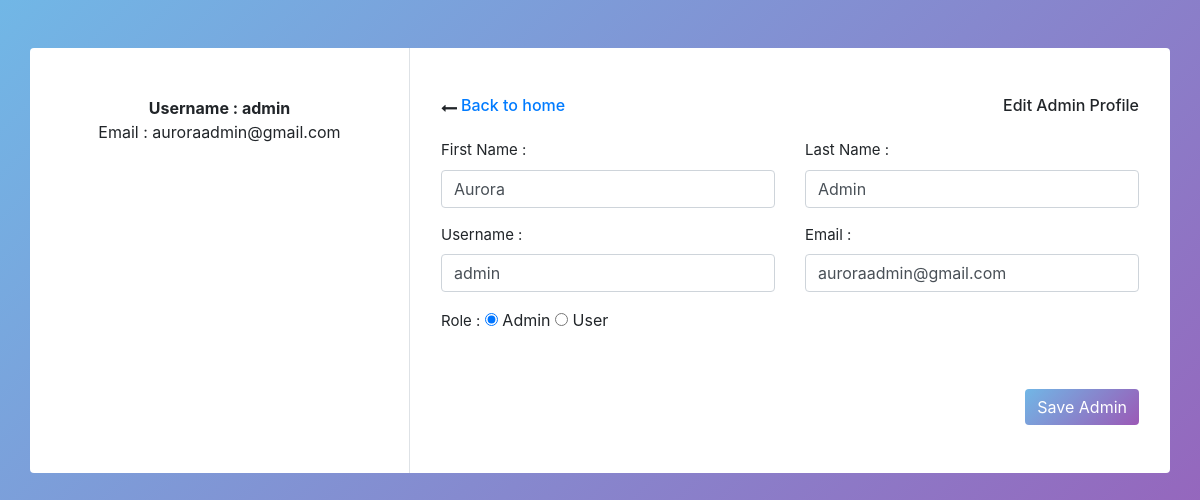
The app's page /admin/viewadmin.php?ID=00002 with its own data.
### tables this page shows
CREATE TABLE `users` (
  `userid` int(5) UNSIGNED ZEROFILL NOT NULL,
  `username` varchar(200) NOT NULL,
  `userpassword` varchar(200) NOT NULL,
  `useremail` varchar(200) NOT NULL,
  `userprivilege` varchar(200) NOT NULL DEFAULT 'user',
  `userfirstname` varchar(200) DEFAULT NULL,
  `userlastname` varchar(200) DEFAULT NULL,
  `block?` tinyint(1) NOT NULL DEFAULT 0,
  `verify_token` varchar(200) NOT NULL
);

### admin/viewadmin.php (the view, shortened to what this page needs)
<?php include('config/constants.php')?>
<html>
<head>
<link href='https://stackpath.bootstrapcdn.com/bootstrap/4.4.1/css/bootstrap.min.css' rel='stylesheet'>
<link href='https://cdnjs.cloudflare.com/ajax/libs/font-awesome/4.7.0/css/font-awesome.min.css' rel='stylesheet'>
</head>
<body oncontextmenu='return false' class='snippet-body'>
<?php
                if(isset($_GET['ID']))
                {
                    $ID = $_GET['ID'];
                    $sql = "SELECT * FROM users WHERE userid =$ID";
                    $res = mysqli_query($conn, $sql);
                    $count = mysqli_num_rows($res);
                    if($count == 1)
                    {
                        $row = mysqli_fetch_assoc($res);
                        $full_name = $row['username'];
                        $email = $row['useremail'];
                        $role = $row['userprivilege'];
                        $fname = $row['userfirstname'];
                        $lname = $row['userlastname'];
                    }
                    else
                    {
                        $_SESSION['admin-no-found'] = "<div class='error'>Admin not found.</div>";
                        header('location:'.SITEURL.'admin/userstest.php');
                    }
                }
                else
                {
                    header('location:'.SITEURL.'admin/userstest.php');
                }
        ?>
<form action="" method="POST" enctype="multipart/form-data">
<div class="container rounded bg-white mt-5">
    <div class="row">
        <div class="col-md-4 border-right">
            <div class="d-flex flex-column align-items-center text-center p-3 py-5">
                <span class="font-weight-bold">Username : <?php echo $full_name; ?></span>
                <span>Email : <?php echo $email; ?></span>
            </div>
        </div>
        <div class="col-md-8">
            <div class="p-3 py-5">
                <div class="d-flex justify-content-between align-items-center mb-3">
                    <div class="d-flex flex-row align-items-center back"><i class="fa fa-long-arrow-left mr-1 mb-1"></i>
                    <h6><a href ="<?php echo SITEURL;?>admin/userstest.php" >Back to home</a></h6>
                    </div>
                    <h6 class="text-right">Edit Admin Profile </h6>
                </div>
                <div class="row mt-2">
                    <div class="col-md-6"><label class="labels">First Name :</label><input type="text" name="fname" class="form-control" placeholder="First name" value="<?php echo $fname; ?>"></div>
                    <div class="col-md-6"><label class="labels">Last Name :</label><input type="text" name="lname" value="<?php echo $lname; ?>" class="form-control" placeholder="Last name" ></div>
                </div>
                <div class="row mt-3">
                    <div class="col-md-6"><label class="labels">Username :</label><input type="text" name="full_name" value="<?php echo $full_name; ?>" class="form-control" ></div>
                    <div class="col-md-6"><label class="labels">Email :</label><input type="email" name="email" value="<?php echo $email; ?>" class="form-control"></div>
                </div>
                <div class="row mt-3">
                   <div class="col-md-12"><label class="labels">Role :</label>
                   <input <?php if($role == "admin"){echo "checked";} ?> type="radio" name="role" value="admin" > Admin
                   <input <?php if($role == "user"){echo "checked";} ?> type="radio" name="role" value="user" > User
                   </div>
                </div>
                <div class="mt-5 text-right">
                    <button class="btn btn-primary profile-button" type="submit" name="submit" value="Update Admin">Save Admin</button></div>
            </div>
        </div>
    </div>
</div>
 </form>
                                </body>
</html>

### admin/viewadmin.php (style rules this page uses)
body { background: linear-gradient(135deg, #71b7e6, #9b59b6); }
.profile-button { background:linear-gradient(135deg, #71b7e6, #9b59b6); box-shadow: none; border: none }
.labels { font-size: 15px }

### records on screen
users: username "admin", useremail "auroraadmin@gmail.com", fname "Aurora", lname "Admin", full_name "admin", email "auroraadmin@gmail.com", userprivilege "☑"
